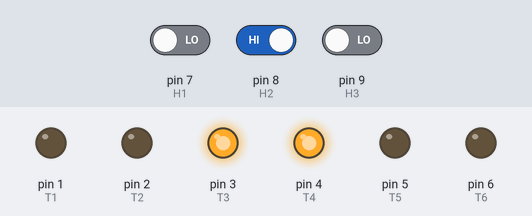
A sketch run on a simulated Arduino Uno, built with avr-gcc and run on an emulated ATmega328P. On the bench: output pins drawn as LEDs (lit = HIGH). The test bench sets the inputs (shaded band); at power-on: pin 7 (H1) LOW, pin 8 (H2) HIGH, pin 9 (H3) LOW.

Above: at 1.2 s.
1.3 s: pin 7 (H1) driven HIGH
At 2.0 s:
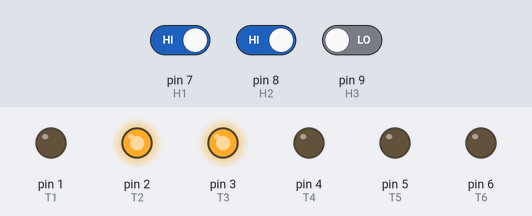
2.8 s: pin 8 (H2) driven LOW
At 3.2 s:
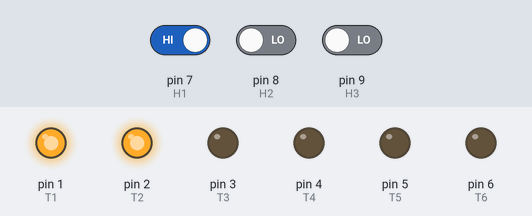
4.3 s: pin 9 (H3) driven HIGH
At 5.5 s:
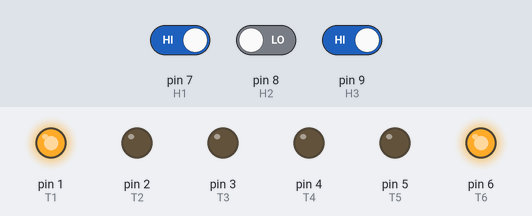
5.8 s: pin 7 (H1) driven LOW
At 6.7 s:
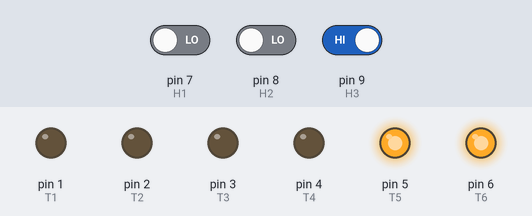
7.3 s: pin 8 (H2) driven HIGH
At 7.8 s:
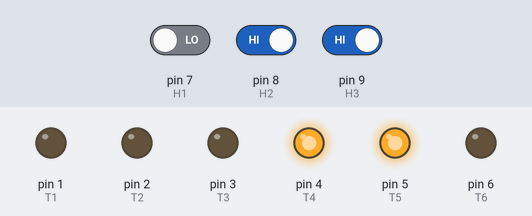
8.8 s: pin 9 (H3) driven LOW
At 10.1 s:
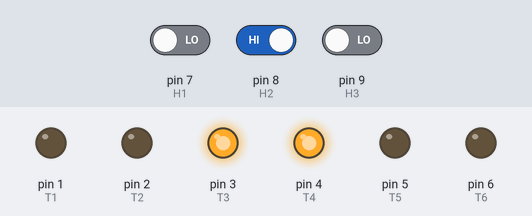
Timing chart, 0 to 11.3 s (numbered marks = the images above; inputs shaded):
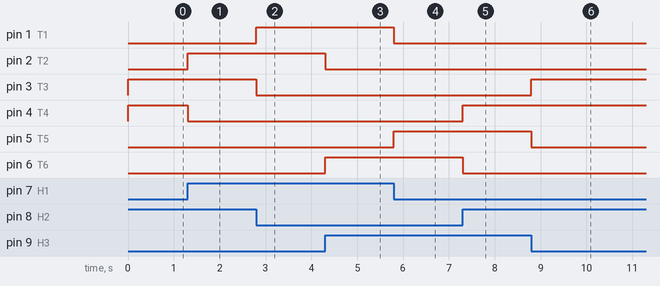

The sketch:

Signal.ino
```cpp
#include <avr/io.h>
#include <util/delay.h>

// Output signals
int T1 = 1;
int T2 = 2;
int T3 = 3;
int T4 = 4;
int T5 = 5;
int T6 = 6;

// Hall effect sensor
int H1 = 7;
int H2 = 8;
int H3 = 9;


void setup() {
  //Initialize Input
  pinMode(H1, INPUT);
  pinMode(H2, INPUT);
  pinMode(H3, INPUT);
  //Initialize Output
  pinMode(T1, OUTPUT);
  pinMode(T2, OUTPUT);
  pinMode(T3, OUTPUT);
  pinMode(T4, OUTPUT);
  pinMode(T5, OUTPUT);
  pinMode(T6, OUTPUT);
}

/*void timer1_pwm_setup(void)
{
   // output pins
   DDRD |= (1 << PB5) | (1 << PB6) | (1 << PB7);

   // non-inverting modes for fast pwm
   TCCR1A |= (1 << COM1A1) | (1 << COM1B1) | (1 << COM1C1) | (1 << WGM12) | (1 << WGM11) | (1 << WGM10);

   // prescalar 8
   TCCR1B |= (1 << CS11);
  }
*/
void loop() {
  // Unmodulated
  // Read hall effect sensor signals
int  Ha = digitalRead(H1);
int  Hb = digitalRead(H2);
int

Hc = digitalRead(H3);
  // 101
  if (Ha == HIGH && Hb == LOW && Hc == HIGH)
    {
      digitalWrite(T1, HIGH);
      digitalWrite(T2, LOW);
      digitalWrite(T3, LOW);
      digitalWrite(T4, LOW);
      digitalWrite(T5, LOW);
      digitalWrite(T6, HIGH);
      }
  // 100
  if (Ha == HIGH && Hb == LOW && Hc == LOW )
    {
      digitalWrite(T1, HIGH);
      digitalWrite(T2, HIGH);
      digitalWrite(T3, LOW);
      digitalWrite(T4, LOW);
      digitalWrite(T5, LOW);
      digitalWrite(T6, LOW);
      }
  // 110
  if (Ha == HIGH && Hb == HIGH && Hc == LOW )
    {
      digitalWrite(T1, LOW);
      digitalWrite(T2, HIGH);
      digitalWrite(T3, HIGH);
      digitalWrite(T4, LOW);
      digitalWrite(T5, LOW);
      digitalWrite(T6, LOW);
      }
  // 010
  if (Ha == LOW && Hb == HIGH && Hc == LOW )
    {
      digitalWrite(T1, LOW);
      digitalWrite(T2, LOW);
      digitalWrite(T3, HIGH);
      digitalWrite(T4, HIGH);
      digitalWrite(T5, LOW);
      digitalWrite(T6, LOW);
      }
  // 011
  if (Ha == LOW && Hb == HIGH && Hc == HIGH )
    {
      digitalWrite(T1, LOW);
      digitalWrite(T2, LOW);
      digitalWrite(T3, LOW);
      digitalWrite(T4, HIGH);
      digitalWrite(T5, HIGH);
      digitalWrite(T6, LOW);
      }
  // 001
  if (Ha == LOW && Hb == LOW && Hc == HIGH )
    {
      digitalWrite(T1, LOW);
      digitalWrite(T2, LOW);
      digitalWrite(T3, LOW);
      digitalWrite(T4, LOW);
      digitalWrite(T5, HIGH);
      digitalWrite(T6, HIGH);
      }
 /* // Modulated
  OCR1A = 1000;
  delay();
  OCR1B = 1000;
  delay();
  OCR1C = 1000;*/
}
```

Measured:
- after the input at 1.3 s, pin 2 (T2): LOW → HIGH at once; pin 4 (T4): HIGH → LOW at once
- after the input at 2.8 s, pin 1 (T1): LOW → HIGH at once; pin 3 (T3): HIGH → LOW at once
- after the input at 4.3 s, pin 2 (T2): HIGH → LOW at once; pin 6 (T6): LOW → HIGH at once
- after the input at 5.8 s, pin 1 (T1): HIGH → LOW at once; pin 5 (T5): LOW → HIGH at once
- after the input at 7.3 s, pin 4 (T4): LOW → HIGH at once; pin 6 (T6): HIGH → LOW at once
- after the input at 8.8 s, pin 3 (T3): LOW → HIGH at once; pin 5 (T5): HIGH → LOW at once
